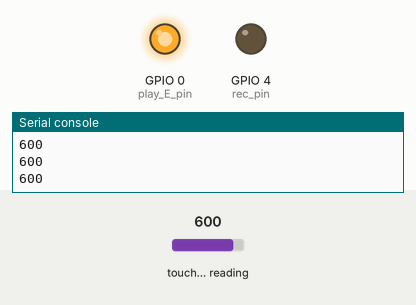
Recording of a program running on a simulated ESP32 board running MicroPython. Parts: output pins drawn as LEDs (lit = HIGH), the last lines printed to the serial console. The inputs (shaded band) are chosen by the test bench; at power-on: touch-pad reading 600.

Above: at 1.2 s.
1.3 s: touch-pad reading set to 508
2.8 s: touch-pad reading set to 493
At 4.2 s:
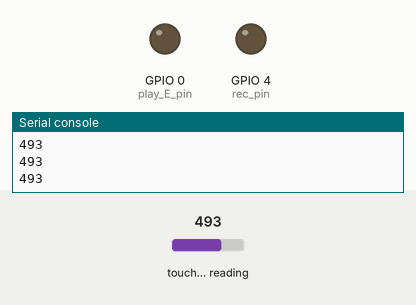
4.5 s: touch-pad reading set to 538
At 5.6 s:
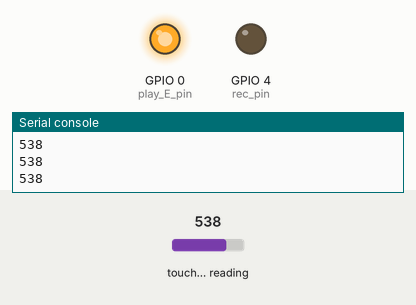
6.0 s: touch-pad reading set to 63
At 6.8 s:
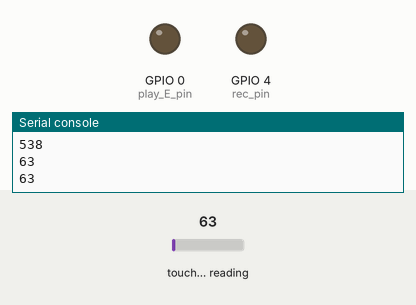
Timing chart, 0 to 8.5 s (numbered marks = the images above; inputs shaded):
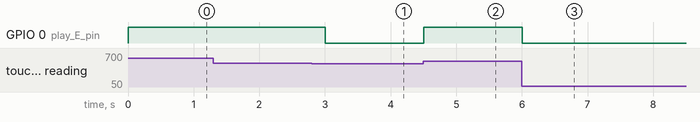

The program:

demo1_ISD1820_Recording_module_main.py
```python
from machine import Pin, TouchPad
import machine
from time import sleep
# import esp32


# define record trigger pin 4, and P_E pin as 0.
rec_pin = Pin(4, Pin.OUT)
play_E_pin = Pin(0, Pin.OUT)

# define touch pin to trigger play sound or recording voice.
t = TouchPad(Pin(14))

# define touch threshold, means if touch value below 500 will consider to be touched.
t.config(500)

# if you want to enable esp32's light sleep mode, uncomment this line.
# esp32.wake_on_touch(True)


while True:
    print(t.read())
    if t.read() < 500:
        play_E_pin.value(0)
        sleep(0.5)
    else:
        play_E_pin.value(1)
        sleep(0.5)
        # enable light sleep mode.
        # machine.lightsleep()
```

Measured:
- the behaviour switches between 500 and 499 on touch-pad reading (found by bisection; images 0 and 1)
- after the input at 2.8 s, GPIO 0 (play_E_pin): HIGH → LOW after 0.20 s
- after the input at 4.5 s, GPIO 0 (play_E_pin): LOW → HIGH at once
- after the input at 6.0 s, GPIO 0 (play_E_pin): HIGH → LOW at once
